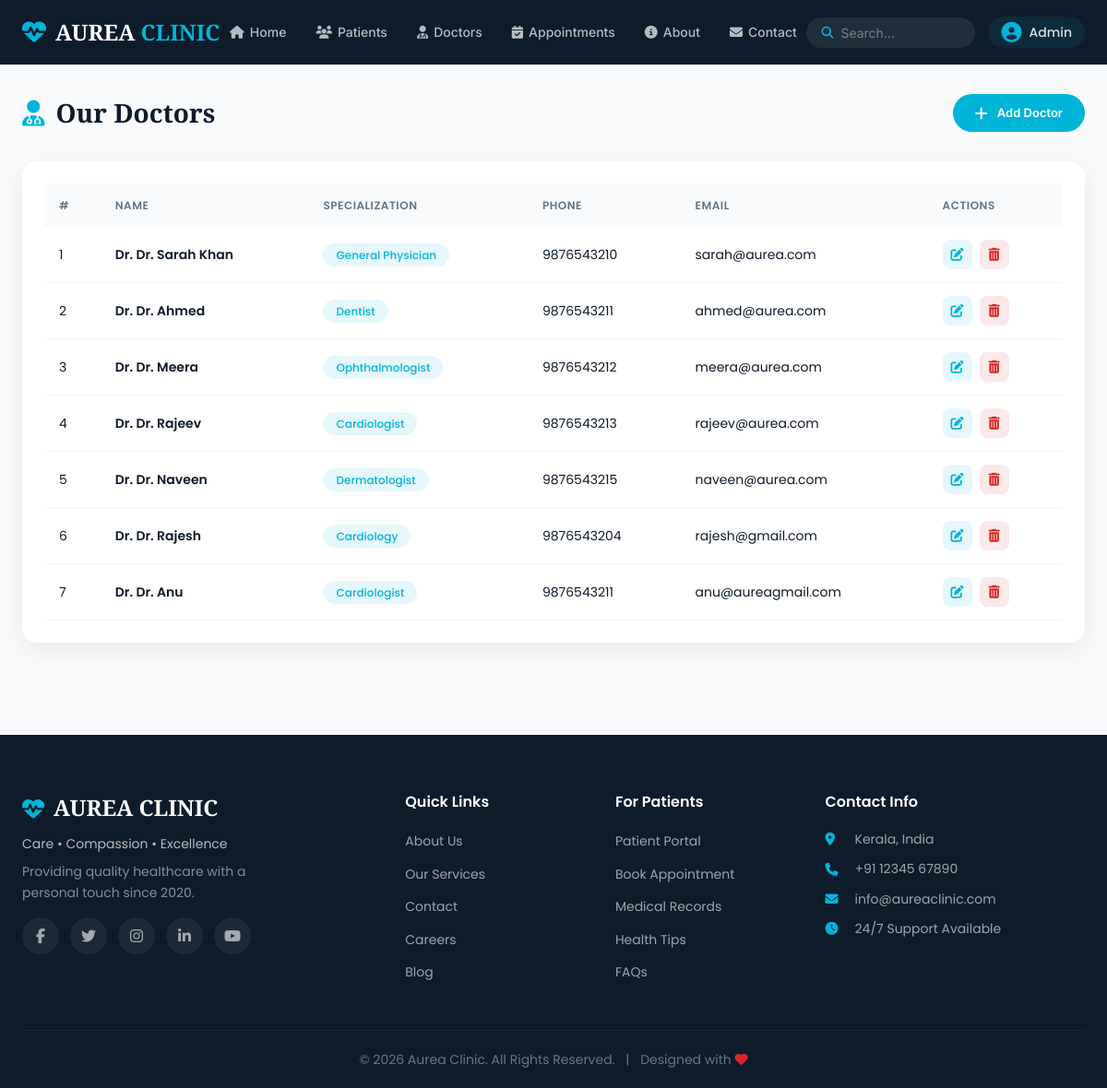
The app's page /doctors/ with its own data.
### doctors/models.py (models this page shows, shortened)
class Doctor(models.Model):
    name = models.CharField(max_length=100)
    specialization = models.CharField(max_length=100)
    phone = models.CharField(max_length=15)
    email = models.EmailField()
    department = models.ForeignKey(
        Department,
        on_delete=models.CASCADE
    )

### doctors/views.py (the view)
# urls.py: path('', views.doctor_list, name='doctor_list'),
def doctor_list(request):
    doctors = Doctor.objects.all()
    return render(request, 'doctors/list.html', {
        'doctors': doctors
    })

### templates/doctors/list.html (shortened to what this page needs)
{% extends 'base.html' %}
{% load static %}
{% block content %}
<section class="page-section">
    <div class="container">
        <div class="page-header">
            <h1 class="page-title"><i class="fas fa-user-md"></i> Our Doctors</h1>
            <a href="{% url 'doctor_create' %}" class="btn btn-primary btn-sm">
                <i class="fas fa-plus"></i> Add Doctor
            </a>
        </div>
        <div class="table-card">
            <div class="table-responsive">
                <table class="data-table">
                    <thead>
                        <tr>
                            <th>#</th>
                            <th>Name</th>
                            <th>Specialization</th>
                            <th>Phone</th>
                            <th>Email</th>
                            <th>Actions</th>
                        </tr>
                    </thead>
                    <tbody>
                        {% for doctor in doctors %}
                        <tr>
                            <td>{{ forloop.counter }}</td>
                            <td><strong>Dr. {{ doctor.name }}</strong></td>
                            <td><span class="specialization-tag">{{ doctor.specialization }}</span></td>
                            <td>{{ doctor.phone }}</td>
                            <td>{{ doctor.email }}</td>
                            <td>
                                <div class="action-buttons">
                                    <a href="{% url 'doctor_update' doctor.id %}" class="btn-action btn-edit">
                                        <i class="fas fa-edit"></i>
                                    </a>
                                    <a href="{% url 'doctor_delete' doctor.id %}" class="btn-action btn-delete">
                                        <i class="fas fa-trash-alt"></i>
                                    </a>
                                </div>
                            </td>
                        </tr>
                        {% endfor %}
                    </tbody>
                </table>
            </div>
        </div>
    </div>
</section>
{% endblock %}

### static/css/style.css (style rules this page uses)
:root { --primary: #0D1B2A; --secondary: #1B4965; --accent: #00B4D8; --accent-dark: #0090b3; --bg: #F8FAFC; --white: #FFFFFF; --text: #0D1B2A; --text-light: #64748B; --success: #16A34A; --danger: #DC2626; --warning: #D97706; --shadow: 0 8px 30px rgba(0, 0, 0, 0.08); --shadow-hover: 0 12px 40px rgba(0, 0, 0, 0.15); --radius: 16px; --transition: all 0.3s cubic-bezier(0.4, 0, 0.2, 1); }
* { margin: 0; padding: 0; box-sizing: border-box; }
html { scroll-behavior: smooth; }
body { font-family: 'Poppins', sans-serif; background: var(--bg); color: var(--text); line-height: 1.6; min-height: 100vh; display: flex; flex-direction: column; }
.container { max-width: 1200px; margin: 0 auto; padding: 0 24px; }
.btn { display: inline-flex; align-items: center; gap: 10px; padding: 14px 35px; border-radius: 50px; text-decoration: none; font-family: 'Inter', sans-serif; font-weight: 600; font-size: 14px; transition: var(--transition); border: none; cursor: pointer; }
.btn-primary { background: var(--accent); color: #fff; }
.btn i { font-size: 16px; }
.table-responsive { overflow-x: auto; }
.page-title { font-family: 'Cinzel', serif; font-size: 28px; color: var(--text); margin: 30px 0 24px; display: flex; align-items: center; gap: 12px; }
.page-title i { color: var(--accent); }
.table-card { background: var(--white); border-radius: var(--radius); padding: 24px; box-shadow: var(--shadow); overflow-x: auto; margin-bottom: 40px; }
.data-table { width: 100%; border-collapse: collapse; }
.data-table thead { background: var(--bg); border-radius: 12px; }
.data-table th { padding: 14px 16px; text-align: left; font-size: 12px; font-weight: 600; color: var(--text-light); text-transform: uppercase; letter-spacing: 0.5px; }
.data-table td { padding: 14px 16px; border-bottom: 1px solid #F1F5F9; font-size: 14px; color: var(--text); }
.data-table tbody tr { transition: var(--transition); }
.data-table td strong { font-weight: 600; }
.page-section { padding: 30px 0 60px; }
.page-header { display: flex; justify-content: space-between; align-items: center; margin-bottom: 30px; flex-wrap: wrap; gap: 15px; }
.page-title { font-family: 'Cinzel', serif; font-size: 28px; color: var(--text); display: flex; align-items: center; gap: 12px; margin: 0; }
.btn-sm { padding: 10px 24px; font-size: 13px; }
.specialization-tag { display: inline-block; padding: 3px 14px; border-radius: 50px; background: rgba(0, 180, 216, 0.1); color: var(--accent); font-size: 12px; font-weight: 500; }
.action-buttons { display: flex; gap: 8px; }
.btn-action { width: 32px; height: 32px; border-radius: 8px; display: flex; align-items: center; justify-content: center; text-decoration: none; transition: var(--transition); }
.btn-edit { background: rgba(0, 180, 216, 0.1); color: var(--accent); }
.btn-delete { background: rgba(220, 38, 38, 0.1); color: var(--danger); }

### records on screen
Doctor: name "Dr. Sarah Khan", specialization "General Physician", phone "9876543210", email "sarah@aurea.com"
Doctor: name "Dr. Ahmed", specialization "Dentist", phone "9876543211", email "ahmed@aurea.com"
Doctor: name "Dr. Meera", specialization "Ophthalmologist", phone "9876543212", email "meera@aurea.com"
Doctor: name "Dr. Rajeev", specialization "Cardiologist", phone "9876543213", email "rajeev@aurea.com"
Doctor: name "Dr. Naveen", specialization "Dermatologist", phone "9876543215", email "naveen@aurea.com"
Doctor: name "Dr. Rajesh", specialization "Cardiology", phone "9876543204", email "rajesh@gmail.com"
Doctor: name "Dr. Anu", specialization "Cardiologist", phone "9876543211", email "anu@aureagmail.com"
